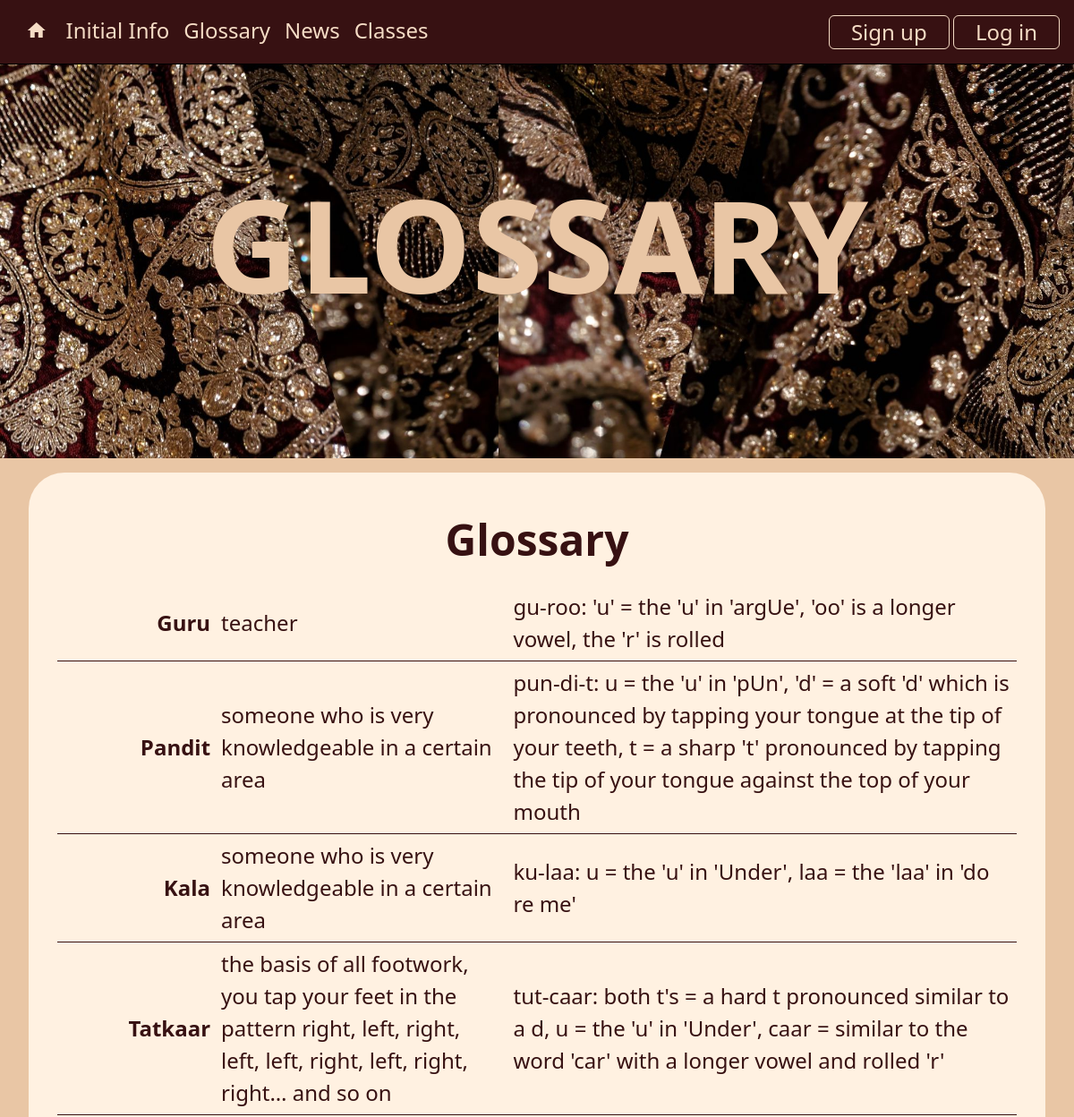
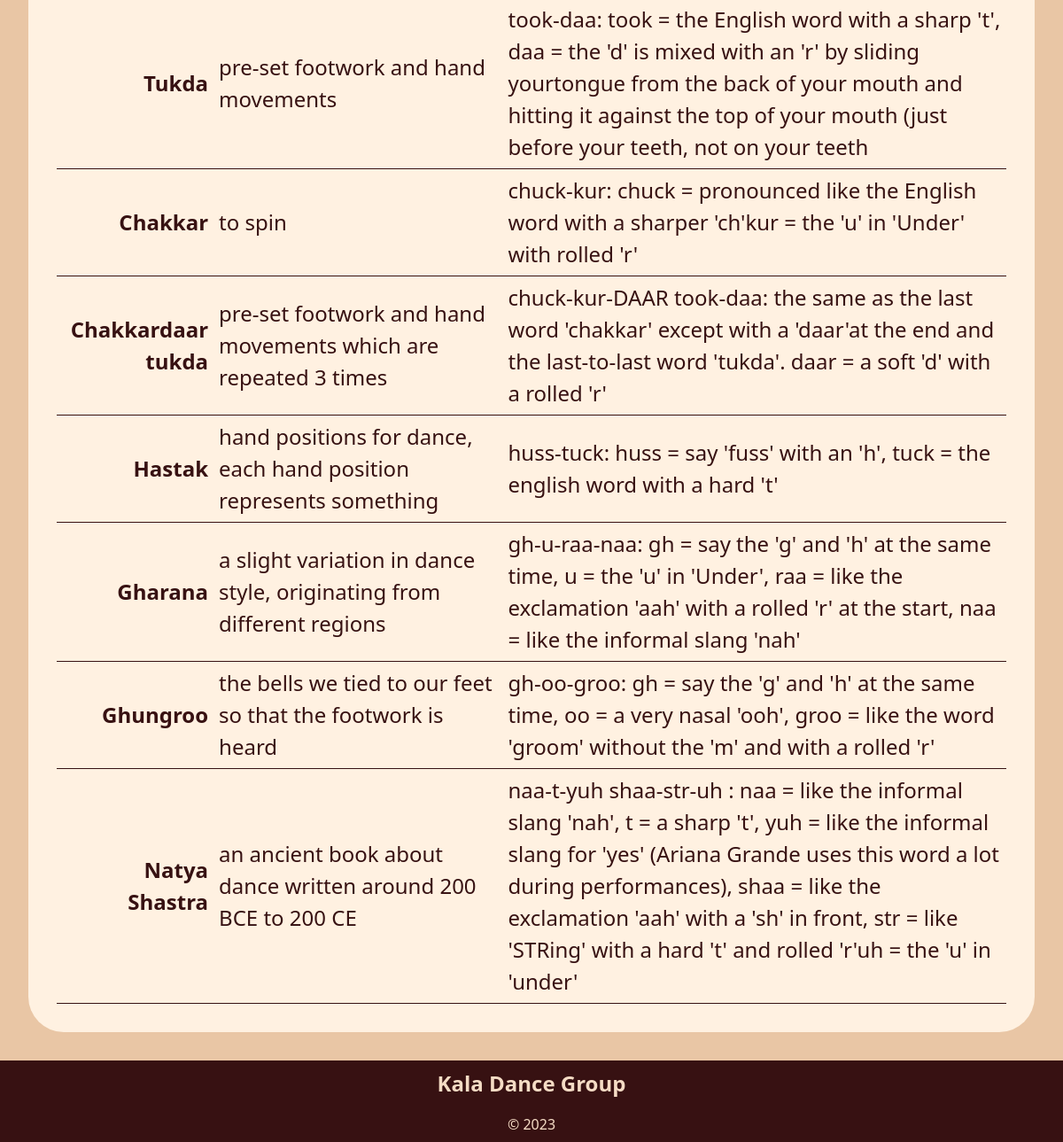
The page /glossary on the database its author committed (2 pictures, top to bottom).
### tables this page shows
CREATE TABLE glossary(
    word_id integer primary key autoincrement,
    word text not null,
    pronunciation text not null,
    meaning text not null
);

### server.py (the view)
@app.route('/glossary')
def glossary():
    sql = "select word_id, word, pronunciation, meaning from glossary"
    values_tuple=()
    result = run_search_query_tuples(sql, values_tuple, db_path, True)
    for k in result:
        print(k['word'])
    return render_template("glossary.html", glossary=result)

### db_function.py (called while the page is built)
def run_search_query_tuples(sql_query,values_tuple, file_path, rowfactory=False):
    result = None
    try:
        db = sqlite3.connect(file_path)
        if rowfactory:
            db.row_factory = sqlite3.Row
        cursor = db.cursor()
        cursor.execute(sql_query,values_tuple)
        result = cursor.fetchall()
        cursor.close()
    except sqlite3.Error as error:
        print("Error running search query tuples: {}".format(error))
        return None
    db.close()
    if result is None:
        print("No search values were found")
    return result

### templates/glossary.html (shortened to what this page needs)
{% extends "layout.html" %}
{% block banner %}
static/images/BigBanner.jpg
{% endblock %}
{% block header %}
GLOSSARY
{% endblock %}
{% block content %}
<div class="container_round">
    <h1>Glossary</h1>
    <table>
        {% for row in glossary %}
        <tr> <td>{{ row['word'] }}</td> <td>{{ row['meaning'] }}</td> <td>{{ row['pronunciation'] }}</td></tr>
        {% endfor %}
    </table>
</div>
{% endblock %}

### static/StyleSheet.css (style rules this page uses)
:root { --beige: rgb(233, 198, 165); --almond: rgb(255, 241, 225); --light-beige: rgb(245, 220, 197); --maroon: rgb(55, 17, 18); --light-maroon: rgb(88, 23, 24); }
body { font-family: 'Noto Sans', sans-serif; font-size: 100%; background-color: var(--beige); }
h1 { font-size: 3em; text-align: center; font-weight: 600; padding: 0.3em 0; color: var(--maroon); }
.container_round { border: 0px solid blue; background-color: var(--almond); padding: 2em 2em; margin-bottom: 2em; margin-top: 1em; margin-left: 2em; margin-right: 2em; border-radius: 40px; }
table { margin:auto; }
td { color: var(--maroon); font-size: 1.5em; padding: 0.25em; border-bottom: 1px solid var(--maroon); }
td:first-child { text-align: right; font-weight: bold; }

### rows shown on the page
glossary: word "Guru", meaning "teacher", pronunciation "gu-roo: 'u' = the 'u' in 'argUe', 'oo' is a longer vowel, the 'r' is rolled"
glossary: word "Pandit", meaning "someone who is very knowledgeable in a certain area", pronunciation "pun-di-t: u = the 'u' in 'pUn', 'd' = a soft 'd' which is pronounced by tapping your tongue at the tip of your teeth, t = a sharp 't' pronounced by tapping the tip of your tongue against the top of your mouth"
glossary: word "Kala", meaning "someone who is very knowledgeable in a certain area", pronunciation "ku-laa: u = the 'u' in 'Under', laa = the 'laa' in 'do re me'"
glossary: word "Tatkaar", meaning "the basis of all footwork, you tap your feet in the pattern right, left, right, left, left, right, left, right, right… and so on", pronunciation "tut-caar: both t's = a hard t pronounced similar to a d, u = the 'u' in 'Under', caar = similar to the word 'car' with a longer vowel and rolled 'r'"
glossary: word "Tukda", meaning "pre-set footwork and hand movements", pronunciation "took-daa: took = the English word with a sharp 't', daa = the 'd' is mixed with an 'r' by sliding yourtongue from the back of your mouth and hitting it against the top of your mouth (just before your teeth, not on your teeth"
glossary: word "Chakkar", meaning "to spin", pronunciation "chuck-kur: chuck = pronounced like the English word with a sharper 'ch'kur = the 'u' in 'Under' with rolled 'r'"
glossary: word "Chakkardaar tukda", meaning "pre-set footwork and hand movements which are repeated 3 times", pronunciation "chuck-kur-DAAR took-daa: the same as the last word 'chakkar' except with a 'daar'at the end and the last-to-last word 'tukda'. daar = a soft 'd' with a rolled 'r'"
glossary: word "Hastak", meaning "hand positions for dance, each hand position represents something", pronunciation "huss-tuck: huss = say 'fuss' with an 'h', tuck = the english word with a hard 't'"
glossary: word "Gharana", meaning "a slight variation in dance style, originating from different regions", pronunciation "gh-u-raa-naa: gh = say the 'g' and 'h' at the same time, u = the 'u' in 'Under', raa = like the exclamation 'aah' with a rolled 'r' at the start, naa = like the informal slang 'nah'"
glossary: word "Ghungroo", meaning "the bells we tied to our feet so that the footwork is heard", pronunciation "gh-oo-groo: gh = say the 'g' and 'h' at the same time, oo = a very nasal 'ooh', groo = like the word 'groom' without the 'm' and with a rolled 'r'"
glossary: word "Natya Shastra", meaning "an ancient book about dance written around 200 BCE to 200 CE", pronunciation "naa-t-yuh shaa-str-uh : naa = like the informal slang 'nah', t = a sharp 't', yuh = like the informal slang for 'yes' (Ariana Grande uses this word a lot during performances), shaa = like the exclamation 'aah' with a 'sh' in front, str = like 'STRing' with a hard 't' and rolled 'r'uh = the 'u' in 'under'"
